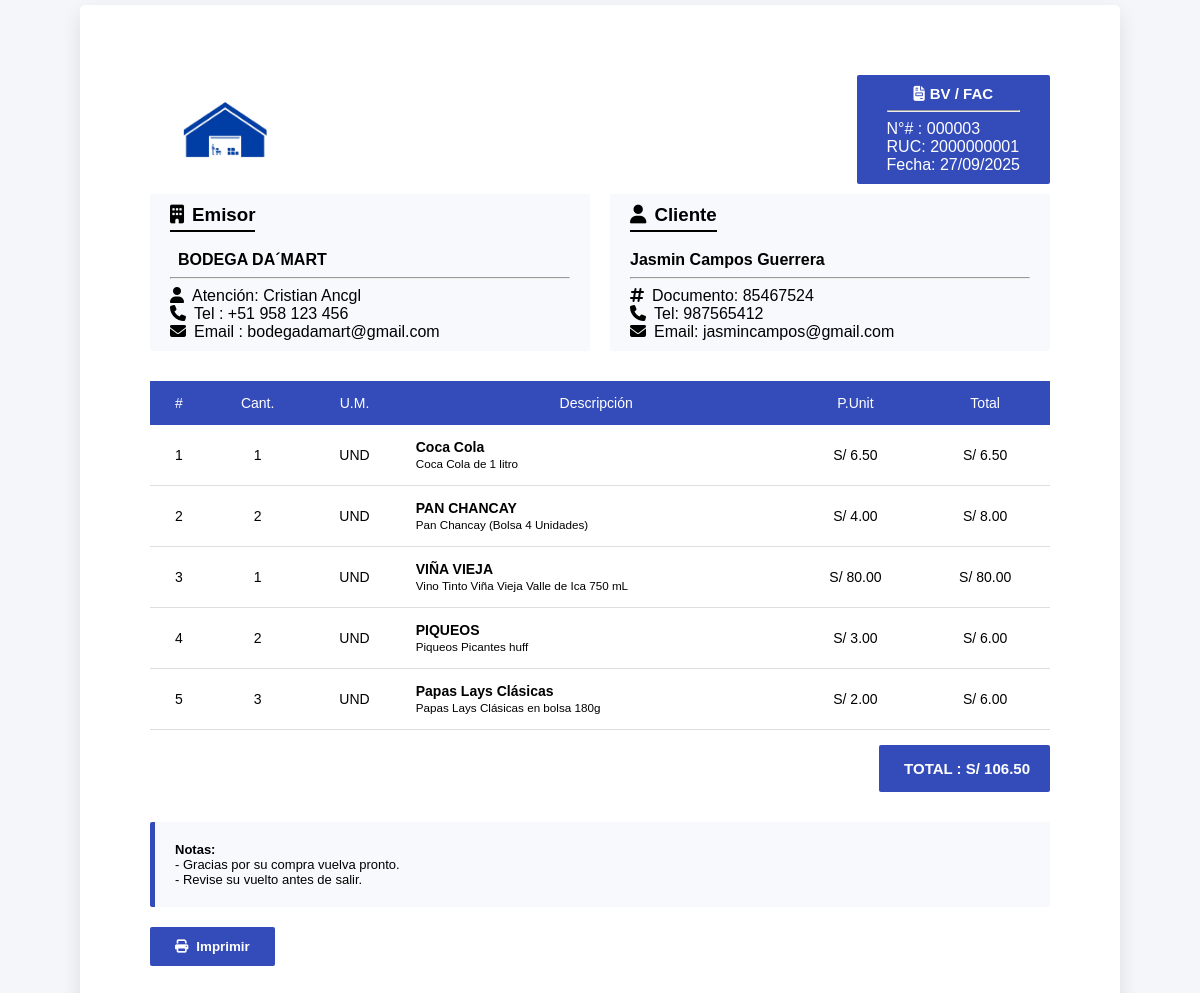
Page /factura/factura.php?id_venta=23 on the committed database.
### tables this page shows
CREATE TABLE `tb_ventas` (
  `id_venta` int(11) NOT NULL,
  `nro_venta` int(11) NOT NULL,
  `id_cliente` int(11) NOT NULL,
  `total_pagado` int(11) NOT NULL,
  `fyh_creacion` datetime NOT NULL,
  `fyh_actualizacion` datetime NOT NULL
);

CREATE TABLE `tb_clientes` (
  `id_cliente` int(11) NOT NULL,
  `nombre_cliente` varchar(255) NOT NULL,
  `nit_ci_cliente` varchar(255) NOT NULL,
  `celular_cliente` varchar(50) NOT NULL,
  `email_cliente` varchar(255) NOT NULL,
  `fyh_creacion` datetime NOT NULL,
  `fyh_actualizacion` datetime NOT NULL
);

CREATE TABLE `tb_carrito` (
  `id_carrito` int(11) NOT NULL,
  `nro_venta` int(11) NOT NULL,
  `id_producto` int(11) NOT NULL,
  `cantidad` int(11) NOT NULL,
  `fyh_creacion` datetime NOT NULL,
  `fyh_actualizacion` datetime NOT NULL
);

CREATE TABLE `tb_almacen` (
  `id_producto` int(11) NOT NULL,
  `codigo` varchar(255) NOT NULL,
  `nombre` varchar(255) NOT NULL,
  `descripcion` text DEFAULT NULL,
  `stock` int(11) NOT NULL,
  `stock_minimo` int(11) DEFAULT NULL,
  `stock_maximo` int(11) DEFAULT NULL,
  `precio_compra` varchar(255) NOT NULL,
  `precio_venta` varchar(255) NOT NULL,
  `fecha_ingreso` date NOT NULL,
  `imagen` text DEFAULT NULL,
  `id_usuario` int(11) NOT NULL,
  `id_categoria` int(11) NOT NULL,
  `fyh_creacion` datetime NOT NULL,
  `fyh_actualizacion` datetime NOT NULL
);

### factura/factura.php (the view, shortened to what this page needs)
 <?php
include ('../app/config.php');
$id_venta_get = isset($_GET['id_venta']) ? $_GET['id_venta'] : null;
$sql_venta = "SELECT
                v.nro_venta,
                v.total_pagado,
                v.fyh_creacion,
                c.nombre_cliente,
                c.nit_ci_cliente,
                c.celular_cliente,
                c.email_cliente
              FROM tb_ventas v
              INNER JOIN tb_clientes c ON v.id_cliente = c.id_cliente
              WHERE v.id_venta = :id_venta";
$query_venta = $pdo->prepare($sql_venta);
$query_venta->bindParam(':id_venta', $id_venta_get, PDO::PARAM_INT);
$query_venta->execute();
$venta = $query_venta->fetch(PDO::FETCH_ASSOC);
$sql_productos = "SELECT
                    carr.cantidad,
                    pro.nombre AS nombre_producto,
                    pro.descripcion,
                    pro.precio_venta
                  FROM tb_carrito carr
                  INNER JOIN tb_almacen pro ON carr.id_producto = pro.id_producto
                  WHERE carr.nro_venta = :nro_venta";
$query_productos = $pdo->prepare($sql_productos);
$query_productos->bindParam(':nro_venta', $venta['nro_venta'], PDO::PARAM_INT);
$query_productos->execute();
$productos = $query_productos->fetchAll(PDO::FETCH_ASSOC);
$empresa = [
    "ruc" => "2000000001",
    "razon" => "BODEGA DA´MART",
    "atencion" => "Cristian Ancgl",
    "telefono" => "+51 958 123 456",
    "email" => "bodegadamart@gmail.com",
];
$cliente = [
    "nombre" => $venta['nombre_cliente'],
    "otros" => $venta['nit_ci_cliente'],
    "telefono" => $venta['celular_cliente'],
    "email" => $venta['email_cliente']
];
$total = 0;
foreach ($productos as $producto) {
    $subtotal = floatval($producto['precio_venta']) * intval($producto['cantidad']);
    $total += $subtotal;
}
?>
<!DOCTYPE html>
<html lang="es">
<head>
<link rel="stylesheet" href="https://cdnjs.cloudflare.com/ajax/libs/font-awesome/6.4.0/css/all.min.css">
</head>
<body>
<div class="container" id="factura">
    <div class="header">
        <img src="../public/images/logos.png" alt="Logo Empresa" >
        <div class="invoice-info">
            <h1><center><i class="fa-solid fa-file-invoice"></i>BV / FAC</center></h1>
            <hr>
            <div style="text-align: center;">
                <div style="text-align: left; text-decoration: none !important; cursor: default !important; user-select: none !important;">N°# :  00000<?= $venta['nro_venta']; ?></div>
                <div style="text-align: left; text-decoration: none !important; cursor: default !important; user-select: none !important;">RUC: <?= $empresa['ruc'] ?></div>
                <div style="text-align: left; text-decoration: none !important; cursor: default !important; user-select: none !important;">Fecha: <?= date('d/m/Y', strtotime($venta['fyh_creacion'])); ?></div>
            </div>
        </div>
    </div>
    <div class="info-section">
        <div class="info-box">
            <h3><i class="fa fa-building"></i>Emisor</h3><br>
            <i class="" style="color: #000"></i><strong><?= $empresa['razon'] ?></strong>
            <hr>
            <i class="fa-solid fa-user"></i>Atención: <?= $empresa['atencion'] ?><br>
            <i class="fa-solid fa-phone"></i>Tel    : <?= $empresa['telefono'] ?><br>
            <i class="fa-solid fa-envelope"></i>Email  : <?= $empresa['email'] ?><br>
        </div>
        <div class="info-box">
            <h3><i class="fa-solid fa-user"></i>Cliente</h3><br>
            <strong><?= $cliente['nombre'] ?></strong><br>
            <hr>
            <i class="fa-solid fa-hashtag"></i>Documento: <?= $cliente['otros'] ?><br>
            <i class="fa-solid fa-phone"></i>Tel: <?= $cliente['telefono'] ?><br>
            <i class="fa-solid fa-envelope"></i>Email: <?= $cliente['email'] ?><br>
        </div>
    </div>
    <table>
        <tr>
            <th>#</th>
            <th>Cant.</th>
            <th>U.M.</th>
            <th>Descripción</th>
            <th>P.Unit</th>
            <th>Total</th>
        </tr>
        <?php
        $contador = 0;
        foreach ($productos as $producto):
            $contador++;
            $subtotal = floatval($producto['precio_venta']) * intval($producto['cantidad']);
        ?>
        <tr>
            <td><?= $contador ?></td>
            <td><?= $producto['cantidad'] ?></td>
            <td>UND</td>
            <td class="description">
                <strong><?= htmlspecialchars($producto['nombre_producto']) ?></strong><br>
                <small><?= htmlspecialchars($producto['descripcion']) ?></small>
            </td>
            <td>S/ <?= number_format(floatval($producto['precio_venta']), 2) ?></td>
            <td>S/ <?= number_format($subtotal, 2) ?></td>
        </tr>
        <?php endforeach; ?>
    </table>
    <div class="summary">
        <div class="summary-box">
            <i class="" ></i>TOTAL : S/ <?= number_format($total, 2) ?>
        </div>
    </div>
    <div class="notes">
        <strong>Notas:</strong><br>
        - Gracias por su compra vuelva pronto.<br>
        - Revise su vuelto antes de salir.<br>
    </div>
    <button onclick="imprimirFactura()"><i class="fa-solid fa-print"></i>Imprimir</button>
</div>
</body>
</html>

### factura/factura.php (style rules this page uses)
body { font-family: 'Arial', sans-serif; background: #f5f6fa; margin: 0; padding: 0; }
.container { max-width: 900px; margin: 5px auto; background: #ffffffff; padding: 70px; border-radius: 5px; box-shadow: 0 8px 20px rgba(0,0,0,0.1); }
.header { display: flex; justify-content: space-between; align-items: center; margin-bottom: 10px; }
.header img { width: 150px; }
.invoice-info { background: #344cb9ff; color: #fff; padding: 10px 30px; border-radius: 2px; text-align: right; position: relative; max-width: 450px; }
.invoice-info h1 { margin: 0; font-size: 15px; }
.invoice-info i { margin-right: 5px; }
.invoice-info * { text-decoration: none !important; cursor: default !important; user-select: none !important; }
.info-section { display: flex; justify-content: space-between; margin-bottom: 30px; gap: 20px; }
.info-box { flex: 1; background: #f7f9fc; padding: 10px 20px; border-radius: 2px; }
.info-box h3 { margin-top: 0; color: #000000ff; border-bottom: 2px solid #000000ff; display: inline-block; padding-bottom: 4px; }
.info-box i { color: #000000ff; margin-right: 8px; }
table { width: 100%; border-collapse: collapse; margin-top: 20px; }
th, td { padding: 14px; text-align: center; font-size: 14px; }
th { background: #344cb9ff; color: #fff; font-weight: 500; border: none; }
td { border-bottom: 1px solid #ddd; }
td.description { text-align: left; }
.summary { display: flex; justify-content: flex-end; margin-top: 15px; }
.summary-box { background: #344cb9ff; color: #fff; padding: 15px 20px; border-radius: 2px; font-size: 15px; font-weight: bold; display: flex; align-items: center; gap: 5px; }
.notes { margin-top: 30px; background: #f7f9fc; padding: 20px; border-left: 5px solid #344cb9ff; border-radius: 2px; font-size: 13px; }
button { padding: 12px 25px; background: #344cb9ff; border: none; color: #fff; border-radius: 2px; font-weight: bold; cursor: pointer; margin-top: 20px; display: flex; align-items: center; gap: 8px; }

### rows in the picture
tb_ventas: nro_venta "3", fyh_creacion "27/09/2025", id_cliente.nombre_cliente "Jasmin Campos Guerrera", id_cliente.nit_ci_cliente "85467524", id_cliente.celular_cliente "987565412", id_cliente.email_cliente "jasmincampos@gmail.com"
tb_carrito: cantidad "1", id_producto.nombre "Coca Cola", id_producto.descripcion "Coca Cola de 1 litro", id_producto.precio_venta "6.50"
tb_carrito: cantidad "2", id_producto.nombre "PAN CHANCAY", id_producto.descripcion "Pan Chancay (Bolsa 4 Unidades)", id_producto.precio_venta "4.00", subtotal "8.00"
tb_carrito: cantidad "1", id_producto.nombre "VIÑA VIEJA", id_producto.descripcion "Vino Tinto Viña Vieja Valle de Ica 750 mL", id_producto.precio_venta "80.00", subtotal "80.00"
tb_carrito: cantidad "2", id_producto.nombre "PIQUEOS", id_producto.descripcion "Piqueos Picantes huff", id_producto.precio_venta "3.00", subtotal "6.00"
tb_carrito: cantidad "3", id_producto.nombre "Papas Lays Clásicas", id_producto.descripcion "Papas Lays Clásicas en bolsa 180g", id_producto.precio_venta "2.00", subtotal "6.00"

### other values in the picture
$empresa['ruc'] "2000000001"
$empresa['razon'] "BODEGA DA´MART"
$empresa['atencion'] "Cristian Ancgl"
$empresa['telefono'] "+51 958 123 456"
$empresa['email'] "bodegadamart@gmail.com"
$total "106.50"
